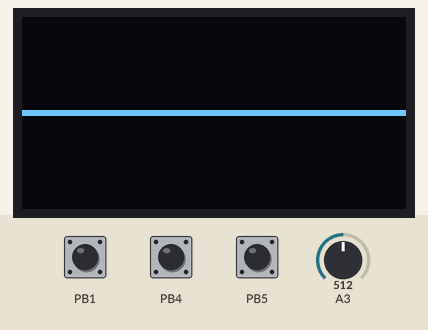
Bench run of a sketch on a simulated ATtiny85, built with avr-gcc and run on an emulated ATtiny85. Shown: 128×64 one-colour display. The test bench sets the inputs (shaded band); at power-on: A3 = 512, PB1 HIGH, PB4 HIGH, PB5 HIGH.

Above: at 2.6 s.
2.7 s: A3 set to 716
At 4.4 s:
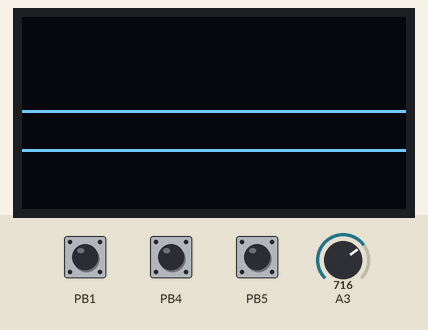
5.1 s: A3 set to 900
At 7.4 s:
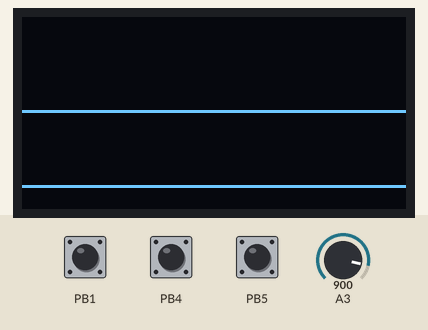
8.1 s: A3 set to 1023
At 10.9 s:
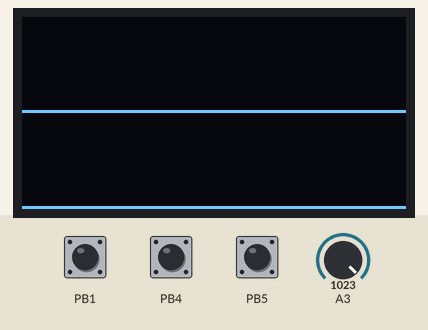
Timing chart, 0 to 12.4 s (numbered marks = the images above; inputs shaded):
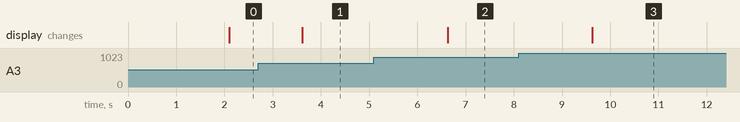

Measured:
- after the input at 2.7 s, the display: changes after 0.91 s (image 1)
- after the input at 5.1 s, the display: changes after 1.5 s (image 2)
- after the input at 8.1 s, the display: changes after 1.5 s (image 3)

The sketch:

sketch.ino
```cpp
#include <TinyWireM.h>
#include <Tiny4kOLED.h>
#include <GyverButton.h>
#include <EEPROM.h>

// ===========================================================================

#define SCREEN_WIDTH  	128 // Ширина экрана в точках
#define SCREEN_HEIGHT 	64  // Высота экрана в точках

#define ADC_READ_PIN  	PB3 // Пин пробы замеров

#define STORE_BTN_PIN 	PB1 // Пин для управление памтью
#define SCALE_BTN_PIN 	PB4 // Пин масштабирования изображения
#define MODE_BTN_PIN  	PB5 // Пин режима

#define STORE_SIZE 		2   // Размер кольцевого буфера памяти

// ===========================================================================

// Класс для работы с таймером, упрощает логику работы с ним
// сделано для избавления от прерываний потока управления на delay();
class MilTimer {
	private:
		unsigned long tNext = 0, intervalTime;

	public:
		// MilTimer - констуктор класса, задается интервал срабатывания в мс
		MilTimer(unsigned long time) : intervalTime(time) {}

		// isDone - проверка прохождения таймером интервала и обновление счетчика
		bool isDone() {
			unsigned long now = millis();

			boolean state = now - tNext >= intervalTime;
			if (state) tNext = now;

			return state;
		}
};

// ===========================================================================
MilTimer time(1500); // Таймер для измерений - 1.5 секунд

// Установки парамтеров кнопок управления ====
GButton modeBtn(MODE_BTN_PIN);		// Кнопка смены режма работы устиройства
GButton storeBtn(STORE_BTN_PIN);		// Кнопка работы с памятью
GButton scaleBtn(SCALE_BTN_PIN);		// Кнопка масштабирования изображения

// Параметры отображения ===
uint8_t scaleFactor = 1; 				// Значение масштабирования графика
uint8_t GraphicBuffer[SCREEN_WIDTH]; 	// Буфер для экрана в массиве

boolean viewMode = false;	// Режим отображения

// Состояние запроса на сохранение графика.
// По умолчанию - false, при переключении сохраняется буфер в память и значение сбрасыавется в стоковое
boolean saveState = false;

// Индекс сдвига по памяти для работы с ее сегментами
uint8_t memorySaveShift = 0;

// Переключение секции памяти через кольцевой буфер
void incrementSaveShift() {memorySaveShift = (memorySaveShift + 1) % STORE_SIZE;}

// ===========================================================================

void setup() {

	// Инициализируем экран отображения
    oled.begin(
		128, 64,
		sizeof(tiny4koled_init_128x64br),
		tiny4koled_init_128x64br
	);
    oled.clear();
    oled.on();

	// Преднастройки нтервалов для простоты работы и удобства, ничего более
	modeBtn.setTimeout(500);
	storeBtn.setTimeout(500);
  	scaleBtn.setTimeout(500);
}

void loop() {

    // Обработка кнопок в начале каждого цикла
    modeBtn.tick();
    storeBtn.tick();
    scaleBtn.tick();

	// ========================

	// Масштабируем изображение
    if (scaleBtn.isSingle()) scaleFactor = scaleFactor + 1;

	// Сброс масштаба на экране
    if (scaleBtn.isHold()) scaleFactor = 1;

	// Сброс EEPROM
    if (scaleBtn.isTriple()) for (uint8_t i = 0; i < 128 * STORE_SIZE; i++) EEPROM.write(i, 0);

    // Смена режима отображения из памяти или чтения пробы
    if (modeBtn.isHold()) {
        viewMode = !viewMode;
        return;
    }

	if (modeBtn.isSingle()) {
        incrementSaveShift();
        return;
    }

    // Сохраняем уже отображаемый фрейм с графиком в буфер, если стоит режим чтения канала
	// Задается состояние переменной статуса сохранения, сохранение проихсодит на следующем цикле
	// Сохраняется уже отображенный фрейм графика, не новый
    if (storeBtn.isHold() && !viewMode) {
        saveState = true;
        return;
    }

	// Проверка на режим чтения памяти, если да, то делаем отображение по запросу
    if (storeBtn.isSingle() && viewMode) {
        readADCfromMEM(GraphicBuffer);
        oledDisplay(GraphicBuffer, scaleFactor);
    }

	// ========================

    // Стандартное отображение графика
    if (!viewMode && time.isDone()) {
        if (saveState) {
            saveState = false;
            saveADCtoMEM(GraphicBuffer);
        } else {
            readADC(GraphicBuffer);
            oledDisplay(GraphicBuffer, scaleFactor);
        }
    }
}

// ===========================================================================

// readSavedADC - читает из памяти со сдвигом в буфер для экрана
void readADCfromMEM(uint8_t *arr) {
	for (uint8_t x = 0; x < SCREEN_WIDTH; x++)
	{
		arr[x] = EEPROM.read(memorySaveShift * 128 + x);
	}
}

// saveADCtoMEM - сохраняет из буффера в память
void saveADCtoMEM(uint8_t *arr) {
	for (uint8_t x = 0; x < SCREEN_WIDTH; x++)
	{
		EEPROM.write(memorySaveShift * 128 + x, arr[x]);
	}
}

// readADC - формирует массив значений ADC
void readADC(uint8_t *arr) {
    for (uint8_t x = 0; x < SCREEN_WIDTH; x++) {
	    uint16_t value = analogRead(ADC_READ_PIN);
      	arr[x] = uint8_t(value >> 4);
    }
}

// oledDisplay - отобрпажаем массив в память дисплея
void oledDisplay(uint8_t* valueArr, uint8_t scale) {
	oled.clear();
	for (uint8_t x = 0; x < SCREEN_WIDTH; x++) {
		uint8_t y = valueArr[x / scale];
		setOledDot(x, 31); // Отрисовка центральной линии
	    setOledDot(x, y);
	}
}

// setOledDot - установки точки на нужной координате
void setOledDot(uint8_t x, uint8_t y) {

	// Ограничиваем значение по высоте отрисовки
	y = (y > 63) ? 63 : y;

	// Определяем страницу (каждая страница 8 пикселей)
	uint8_t page = y / 8;
	// Определяем бит в странице
    uint8_t shiftBit = 1 << (y % 8);

	// Устанавливаем страницу пространства экрана
    oled.setCursor(x, page);

	// Устанавливаем бит в позицию
    oled.startData();
    oled.sendData(shiftBit);
    oled.endData();
}
```
